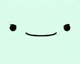

The image is a tile-based game level rendered from a .tmx file. Its description and complete source (layers, tilesets, objects, tile grids) follow:
An orthogonal 10x8 tile map with 8x8 px tiles, 1 tile layer (sprite).

<map version="1.0" tiledversion="1.1.5" orientation="orthogonal" renderorder="right-down" width="10" height="8" tilewidth="8" tileheight="8" infinite="0" nextobjectid="1">
 <tileset firstgid="1" source="sprite.tsx" />
 <layer name="sprite" width="10" height="8">
  <data encoding="csv">
481,482,483,484,485,486,487,488,489,490,
511,512,513,514,515,516,517,518,519,520,
541,542,543,544,545,546,547,548,549,550,
571,572,573,574,575,576,577,578,579,580,
601,602,603,604,605,606,607,608,609,610,
631,632,633,634,635,636,637,638,639,640,
661,662,663,664,665,666,667,668,669,670,
691,692,693,694,695,696,697,698,699,700
</data>
 </layer>
</map>